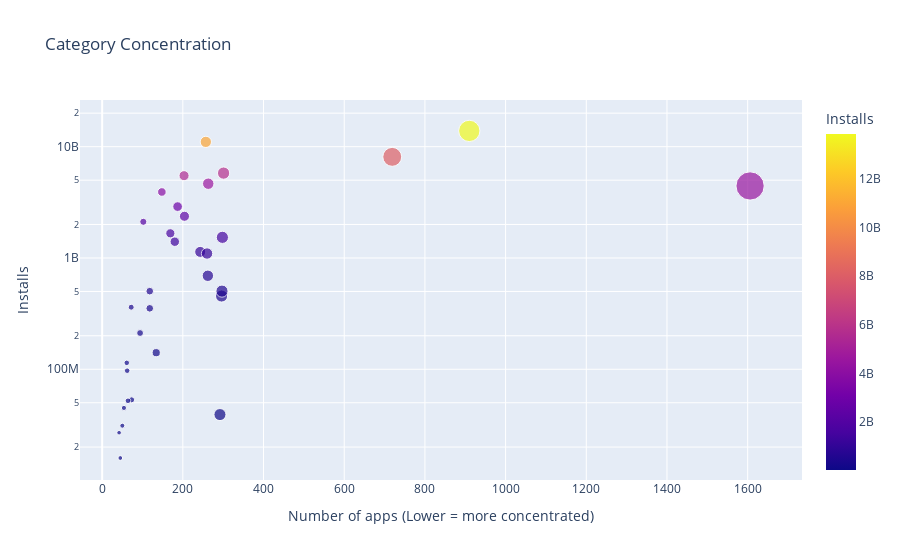

Here is the notebook cell this chart was saved with:
### Markdown cell above
Note: Each **dot** on the chart represents each **category**. The `size` parameter is set to `App` means that the more apps each category has the bigger the dot for that category. The `color` parameter that is set to `Installs` will toggle the color bar on the right of the chart, this means that the number of installs of each category correspond to the color on the color bar.

### Code cell
scatter = px.scatter(data_frame=df_app_installs,
                     x='App',
                     y='Installs',
                     title='Category Concentration',
                     log_y=True,
                     size='App',
                     hover_name=df_app_installs.index,
                     color='Installs')

scatter.update_layout(xaxis_title='Number of apps (Lower = more concentrated)')
scatter.show()

### Figure 1 — Plotly figure (JSON) as saved in the notebook; plotly's stock layout.template omitted (floating-point values rounded to 4 significant figures)
{"data": [{"hovertemplate": "<b>%{hovertext}</b><br><br>App=%{marker.size}<br>Installs=%{marker.color}<extra></extra>", "hovertext": ["ART_AND_DESIGN", "AUTO_AND_VEHICLES", "BEAUTY", "BOOKS_AND_REFERENCE", "BUSINESS", "COMICS", "COMMUNICATION", "DATING", "EDUCATION", "ENTERTAINMENT", "EVENTS", "FAMILY", "FINANCE", "FOOD_AND_DRINK", "GAME", "HEALTH_AND_FITNESS", "HOUSE_AND_HOME", "LIBRARIES_AND_DEMO", "LIFESTYLE", "MAPS_AND_NAVIGATION", "MEDICAL", "NEWS_AND_MAGAZINES", "PARENTING", "PERSONALIZATION", "PHOTOGRAPHY", "PRODUCTIVITY", "SHOPPING", "SOCIAL", "SPORTS", "TOOLS", "TRAVEL_AND_LOCAL", "VIDEO_PLAYERS", "WEATHER"], "legendgroup": "", "marker": {"color": [114233100, 53129800, 26916200, 1665791655, 692018120, 44931100, 11039241530, 140912410, 352852000, 2113660000, 15949410, 4437554490, 455249400, 211677750, 13858762717, 1134006220, 97082000, 52083000, 503611120, 503267560, 39162676, 2369110650, 31116110, 1532352930, 4649143130, 5788070180, 1400331540, 5487841475, 1096431465, 8099724500, 2894859300, 3916897200, 361096500], "coloraxis": "coloraxis", "size": [61, 73, 42, 169, 262, 54, 257, 134, 118, 102, 45, 1606, 296, 94, 910, 243, 62, 64, 297, 118, 292, 204, 50, 298, 263, 301, 180, 203, 260, 719, 187, 148, 72], "sizemode": "area", "sizeref": 4.015, "symbol": "circle"}, "mode": "markers", "name": "", "orientation": "v", "showlegend": false, "type": "scatter", "x": [61, 73, 42, 169, 262, 54, 257, 134, 118, 102, 45, 1606, 296, 94, 910, 243, 62, 64, 297, 118, 292, 204, 50, 298, 263, 301, 180, 203, 260, 719, 187, 148, 72], "xaxis": "x", "y": [114233100, 53129800, 26916200, 1665791655, 692018120, 44931100, 11039241530, 140912410, 352852000, 2113660000, 15949410, 4437554490, 455249400, 211677750, 13858762717, 1134006220, 97082000, 52083000, 503611120, 503267560, 39162676, 2369110650, 31116110, 1532352930, 4649143130, 5788070180, 1400331540, 5487841475, 1096431465, 8099724500, 2894859300, 3916897200, 361096500], "yaxis": "y"}], "layout": {"coloraxis": {"colorbar": {"title": {"text": "Installs"}}, "colorscale": [[0, "#0d0887"], [0.1111, "#46039f"], [0.2222, "#7201a8"], [0.3333, "#9c179e"], [0.4444, "#bd3786"], [0.5556, "#d8576b"], [0.6667, "#ed7953"], [0.7778, "#fb9f3a"], [0.8889, "#fdca26"], [1, "#f0f921"]]}, "legend": {"itemsizing": "constant", "tracegroupgap": 0}, "title": {"text": "Category Concentration"}, "xaxis": {"anchor": "y", "domain": [0, 1], "title": {"text": "Number of apps (Lower = more concentrated)"}}, "yaxis": {"anchor": "x", "domain": [0, 1], "title": {"text": "Installs"}, "type": "log"}}}
